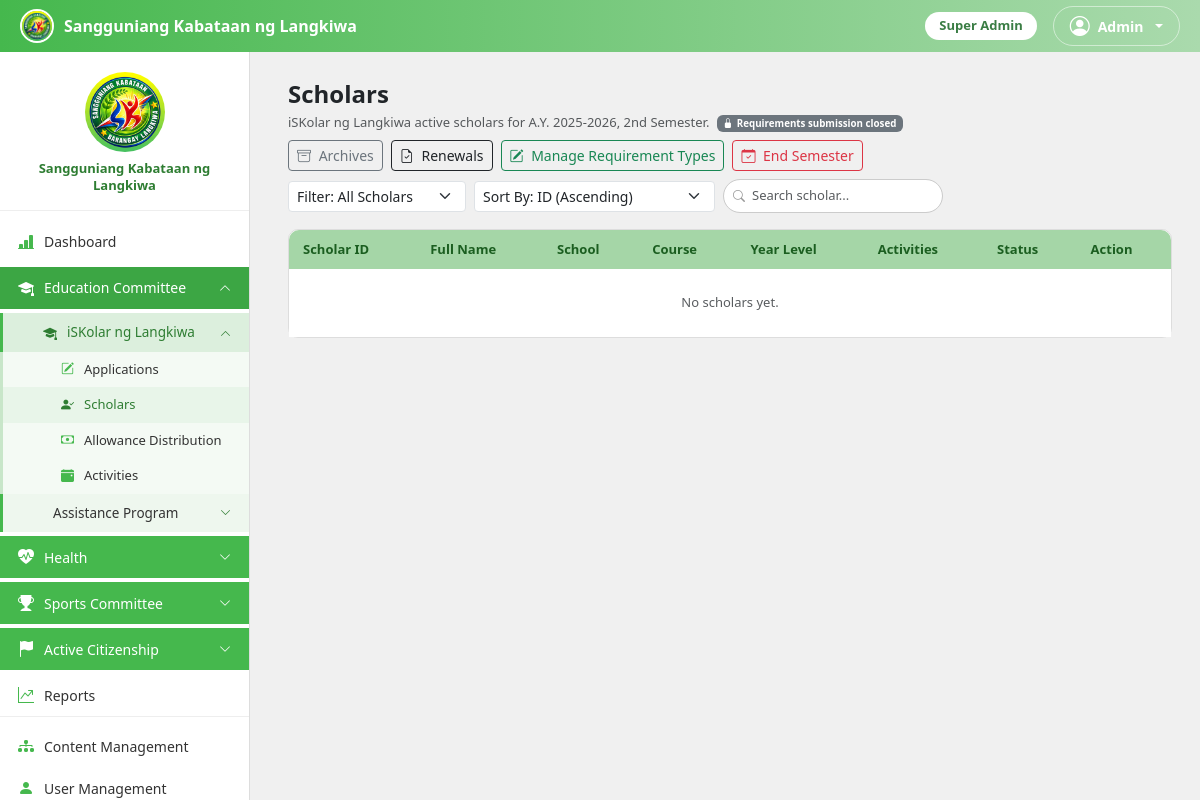
Screenshot of /admin/Education/EducationScholarList.php (signed in) with the database file from the repository.
### tables this page shows
CREATE TABLE site_settings (
    id TINYINT PRIMARY KEY DEFAULT 1,
    logo_path VARCHAR(255) NULL,
    about_text TEXT NULL,
    sk_office_address VARCHAR(255) NULL,
    contact_number VARCHAR(40) NULL,
    office_hours VARCHAR(100) NULL,
    site_name VARCHAR(150) NULL,
    tagline VARCHAR(200) NULL,
    welcome_message TEXT NULL,
    email VARCHAR(150) NULL,
    facebook_url VARCHAR(255) NULL,
    terms_conditions TEXT NULL,
    privacy_policy TEXT NULL,
    allow_public_applications TINYINT(1) NOT NULL DEFAULT 1,
    show_announcements TINYINT(1) NOT NULL DEFAULT 1,
    current_academic_year VARCHAR(20) NOT NULL DEFAULT '2025-2026',
    current_semester VARCHAR(20) NOT NULL DEFAULT '2nd Semester',
    requirements_deadline DATE NULL COMMENT 'Cutoff for scholars to submit updated requirements for the current term; set via End Semester or edited manually in Site Settings',
    requirements_open TINYINT(1) NOT NULL DEFAULT 0 COMMENT 'Whether scholars can currently submit updated requirements. Turned on by End Semester (a fresh renewal window for the new term); auto-treated as closed again once requirements_deadline passes',
    default_allowance_amount DECIMAL(10,2) NOT NULL DEFAULT 2000.00,
    activities_required_per_term INT NOT NULL DEFAULT 3
);

CREATE TABLE users (
    user_id INT AUTO_INCREMENT PRIMARY KEY,
    last_name VARCHAR(100) NOT NULL,
    first_name VARCHAR(100) NOT NULL,
    middle_name VARCHAR(100) NULL,
    age INT NULL,
    gender ENUM('Male','Female') NULL,
    email VARCHAR(150) NOT NULL UNIQUE,
    password_hash VARCHAR(255) NOT NULL,
    role ENUM('applicant','scholar','admin','committee_admin') NOT NULL DEFAULT 'applicant',
     
     
     
    is_secretary TINYINT(1) NOT NULL DEFAULT 0,
    is_treasurer TINYINT(1) NOT NULL DEFAULT 0,
    position_title VARCHAR(100) NULL,
    profile_photo VARCHAR(255) NULL,
    status ENUM('active','inactive','archived') NOT NULL DEFAULT 'active',
    created_at DATETIME NOT NULL DEFAULT CURRENT_TIMESTAMP,
    archived_at DATETIME NULL
);

CREATE TABLE program_tabs (
    tab_id INT AUTO_INCREMENT PRIMARY KEY,
    committee_id INT NOT NULL,
    program_id INT NULL DEFAULT NULL COMMENT 'Links this tab to a catalog entry in programs — NULL for the two built-in tracks (scholarship/assistance)',
    track_code VARCHAR(30) NOT NULL,
    label VARCHAR(100) NOT NULL,
    icon VARCHAR(60) NOT NULL DEFAULT 'bi-hand-holding-heart-fill',
    is_visible TINYINT(1) NOT NULL DEFAULT 1,
    sort_order INT NOT NULL DEFAULT 0,
    max_slots INT NULL DEFAULT NULL COMMENT 'NULL = unlimited slots for this program',
    UNIQUE KEY uniq_committee_track (committee_id, track_code),
    FOREIGN KEY (committee_id) REFERENCES committees(committee_id)
);

### admin/Education/EducationScholarList.php (the view, shortened to what the rows shown need)
<?php
require_once __DIR__ . '/../../config/scholars.php';
requireRole(['admin', 'committee_admin']);
$committeeId = getCommitteeIdByCode('education');
$term = getCurrentTerm();
$windowOpen = isRequirementsWindowOpen($term);
$activeLink = 'EducationScholarList';
?>
<!DOCTYPE html>
<html lang="en">
<head>
    <link href="https://cdn.jsdelivr.net/npm/bootstrap@5.3.3/dist/css/bootstrap.min.css" rel="stylesheet">
    <link href="https://cdn.jsdelivr.net/npm/bootstrap-icons@1.11.3/font/bootstrap-icons.min.css" rel="stylesheet">
    <link href="<?php echo APP_BASE; ?>/assets/css/admin.css" rel="stylesheet">
</head>
<body>
    <?php include __DIR__ . '/../../includes/adminsidebar.php'; ?>
    <div class="main-content">
        <h4 class="fw-bold mb-1">Scholars</h4>
        <p class="text-muted mb-2" style="font-size: 13px;">
            iSKolar ng Langkiwa active scholars for A.Y. <?php echo e($term['current_academic_year']); ?>, <?php echo e($term['current_semester']); ?>.
            <span class="badge <?php echo $windowOpen ? 'bg-success' : 'bg-secondary'; ?> ms-1">
            </span>
        </p>
        <div class="d-flex justify-content-between align-items-center mb-3 flex-wrap gap-2">
            <div class="d-flex flex-wrap gap-2">
            </div>
            <div class="d-flex flex-wrap gap-2 align-items-center">
            </div>
        </div>
        <div class="table-card">
            <div class="table-responsive-wrap">
                <table class="table mb-0">
                    <thead>
                        <tr>
                            <th>Scholar ID</th>
                            <th>Full Name</th>
                            <th>School</th>
                            <th>Course</th>
                            <th>Year Level</th>
                            <th>Activities</th>
                            <th>Status</th>
                            <th>Action</th>
                        </tr>
                    </thead>
                </table>
            </div>
        </div>
    </div>
</body>
</html>

### includes/adminsidebar.php (shortened to what the rows shown need)
<?php
require_once __DIR__ . '/../config/forms.php';
$activeLink = $activeLink ?? '';
$adminMe = currentUser();
$isSuperAdmin = $adminMe ? hasFullCommitteeAccess($adminMe) : false;
$myCommitteeIds = $isSuperAdmin ? [] : getUserCommitteeIds($adminMe['user_id']);
function committeeAllowed($committeeId)
{
    global $isSuperAdmin, $myCommitteeIds;
    return $isSuperAdmin || in_array((int)$committeeId, $myCommitteeIds, true);
}
$eduCommitteeId = getCommitteeIdByCode('education');
$eduTabs = getProgramTabs($eduCommitteeId, false);
function navActive($name)
{
    global $activeLink;
    return $activeLink === $name ? ' active' : '';
}
function groupExpanded($prefixes)
{
    global $activeLink;
    foreach ((array)$prefixes as $prefix) {
        if (strpos($activeLink, $prefix) === 0) {
            return true;
        }
    }
    return false;
}
?>
<div class="topbar">
    <div class="brand">
        <img src="<?php echo siteLogoUrl(); ?>" alt="Logo">
        <span class="brand-text d-none d-sm-inline"><?php echo e(siteName()); ?></span>
    </div>
    <div class="d-flex align-items-center gap-3">
        <?php
        $roleBadgeLabels = ['admin' => 'Super Admin', 'committee_admin' => 'Committee Admin'];
        $positionFlags = [];
        $roleBadgeText = !empty($positionFlags) ? implode(' & ', $positionFlags) : ($roleBadgeLabels[$adminMe['role'] ?? ''] ?? ucfirst($adminMe['role'] ?? ''));
        ?>
        <span class="role-badge d-none d-sm-inline-block"><?php echo e($roleBadgeText); ?></span>
        <div class="dropdown">
            <a href="#" class="dropdown-toggle d-flex align-items-center gap-2 text-white text-decoration-none border border-white border-opacity-50 rounded-pill px-3 py-1"
                data-bs-toggle="dropdown" style="font-size: 14px; font-weight: 600;">
                <i class="bi bi-person-circle fs-5"></i> <?php echo e($adminMe['first_name'] ?? 'Admin'); ?>
            </a>
        </div>
    </div>
</div>
<div class="sidebar" id="sidebar">
    <div class="logo-wrap">
        <img src="<?php echo siteLogoUrl(); ?>" alt="Logo">
        <p><?php echo e(siteName()); ?></p>
    </div>
    <nav>
        <?php
        $isBaseProgramView = empty($_GET['ptab']);
        ?>
        <?php if (committeeAllowed($eduCommitteeId)): ?>
            <?php
            $eduExpanded = groupExpanded('Education');
            $iskolarExpanded = groupExpanded(['EducationApplicants', 'EducationScholarList', 'EducationAllowanceDistribution', 'EducationActivities']);
            $eduAssistExpanded = $isBaseProgramView && groupExpanded(['EducationAssistanceApplicants', 'EducationCashAssistance', 'EducationInKindAssistance']);
            ?>
            <div class="collapse<?php echo $eduExpanded ? ' show' : ''; ?>" id="educationMenu">
                <div class="submenu">
                    <?php if (!empty($eduTabs['scholarship']['is_visible'])): ?>
                        <a href="#iskolarMenu" class="nav-link-item nav-sub nav-sub-parent nav-program-tab" data-bs-toggle="collapse" role="button" aria-expanded="<?php echo $iskolarExpanded ? 'true' : 'false'; ?>" aria-controls="iskolarMenu">
                            <i class="bi <?php echo e($eduTabs['scholarship']['icon']); ?>"></i> <?php echo e($eduTabs['scholarship']['label']); ?>
                            <i class="bi bi-chevron-down toggle-icon-sub"></i>
                        </a>
                        <div class="collapse<?php echo $iskolarExpanded ? ' show' : ''; ?>" id="iskolarMenu">
                            <div class="submenu-nested program-sub">
                                <a href="<?php echo APP_BASE; ?>/admin/Education/EducationApplicants.php" class="nav-link-item nav-sub-sub<?php echo navActive('EducationApplicants'); ?>"><i class="bi bi-pencil-square"></i> Applications</a>
                                <a href="<?php echo APP_BASE; ?>/admin/Education/EducationScholarList.php" class="nav-link-item nav-sub-sub<?php echo navActive('EducationScholarList'); ?>"><i class="bi bi-person-check-fill"></i> Scholars</a>
                                <a href="<?php echo APP_BASE; ?>/admin/Education/EducationAllowanceDistribution.php" class="nav-link-item nav-sub-sub<?php echo navActive('EducationAllowanceDistribution'); ?>"><i class="bi bi-cash"></i> Allowance Distribution</a>
                                <a href="<?php echo APP_BASE; ?>/admin/Education/EducationActivities.php" class="nav-link-item nav-sub-sub<?php echo navActive('EducationActivities'); ?>"><i class="bi bi-calendar-event-fill"></i> Activities</a>
                            </div>
                        </div>
                    <?php endif; ?>
                    <?php if (!empty($eduTabs['assistance']['is_visible'])): ?>
                        <a href="#assistanceProgramMenu" class="nav-link-item nav-sub nav-sub-parent nav-program-tab" data-bs-toggle="collapse" role="button" aria-expanded="<?php echo $eduAssistExpanded ? 'true' : 'false'; ?>" aria-controls="assistanceProgramMenu">
                            <i class="bi <?php echo e($eduTabs['assistance']['icon']); ?>"></i> <?php echo e($eduTabs['assistance']['label']); ?>
                            <i class="bi bi-chevron-down toggle-icon-sub"></i>
                        </a>
                    <?php endif; ?>
                </div>
            </div>
        <?php endif; ?>
    </nav>
</div>

### rows the page displays
site_settings: site_name "Sangguniang Kabataan ng Langkiwa", current_academic_year "2025-2026", current_semester "2nd Semester"
users: role "Super Admin", first_name "Admin"
program_tabs: label "iSKolar ng Langkiwa"
program_tabs: label "Assistance Program"
